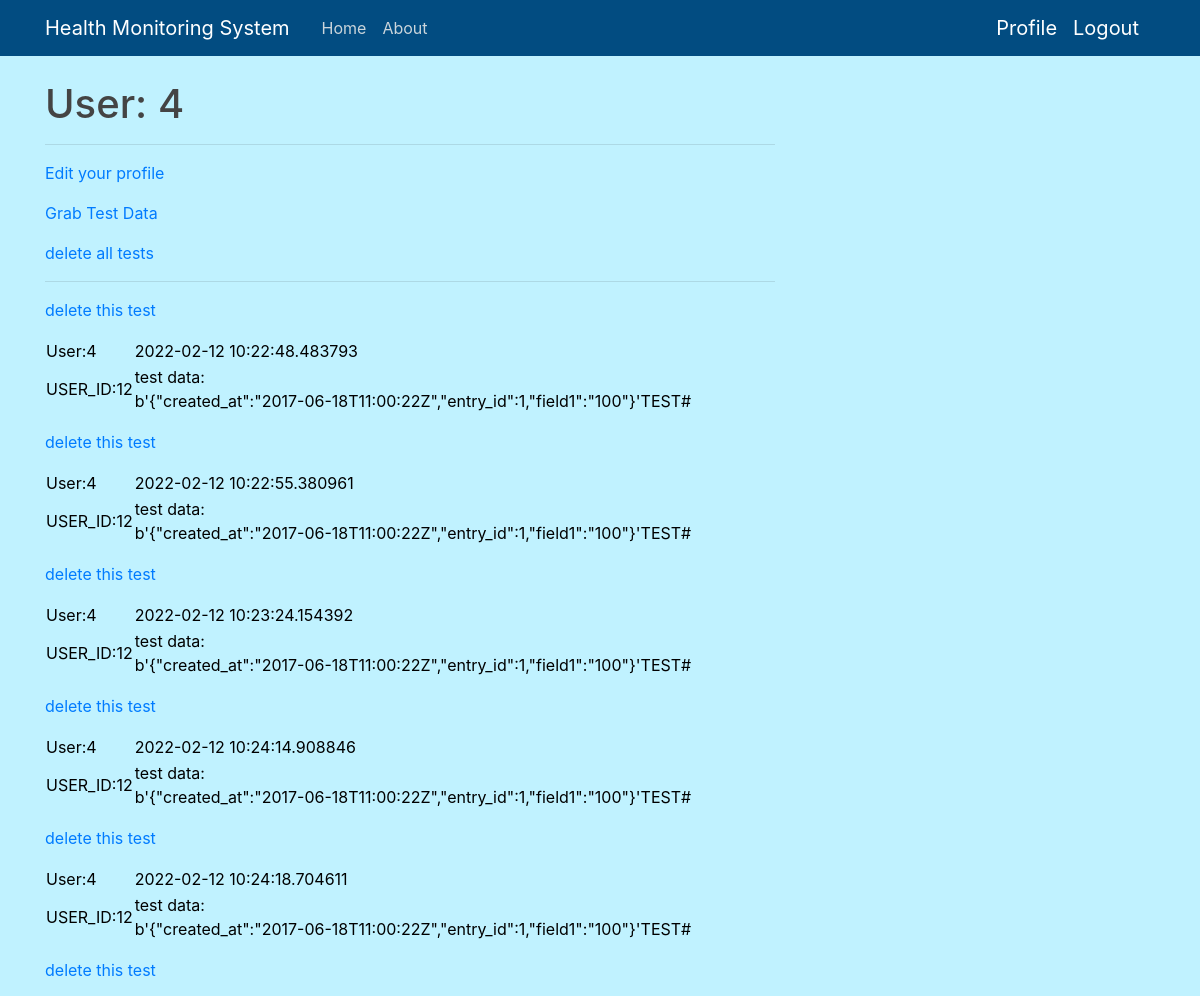
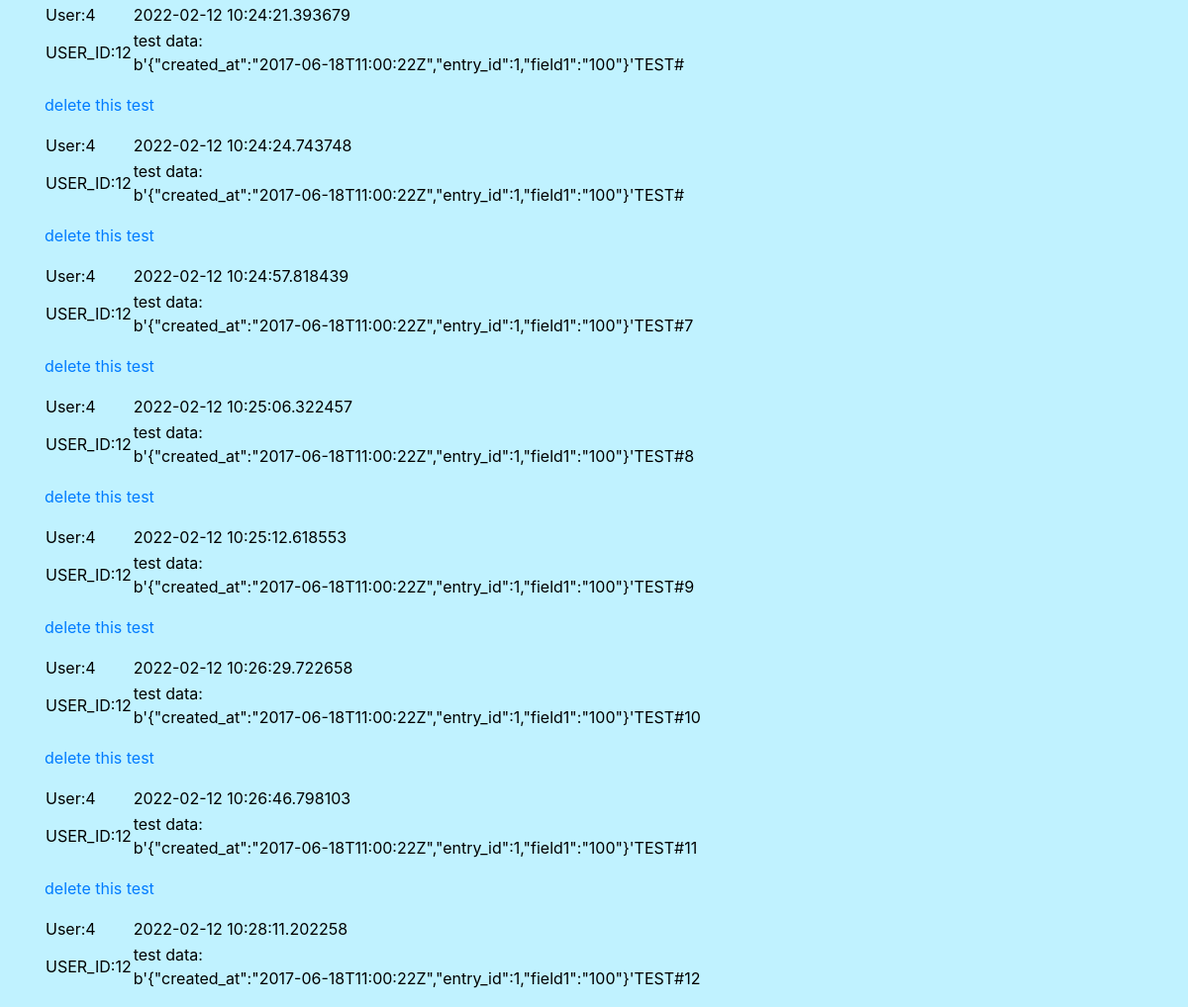
Page /user/4 (signed in) on the committed database (2 pictures, top to bottom).
### app.py (models this page shows, shortened)
class User(UserMixin, db.Model):
    id = db.Column(db.Integer, primary_key=True)
    username = db.Column(db.String(64), index=True, unique=True)
    email = db.Column(db.String(120), index=True, unique=True)
    DOB = db.Column(db.String(6), index=True, unique=True)
    password_hash = db.Column(db.String(128))
    packets = db.relationship("Packet", backref='author', lazy='dynamic')
    packet_count = db.Column(db.Integer, index=True, unique=False)

class Packet(db.Model):
    id = db.Column(db.Integer, primary_key=True)
    body = db.Column(db.String(500))
    timestamp = db.Column(db.DateTime, index=True, default=datetime.utcnow)
    user_id = db.Column(db.Integer, db.ForeignKey('user.id'))

### app.py (the view)
@app.route('/user/<username>')
@login_required
def user(username):
    user = User.query.filter_by(username=username).first_or_404()
    return render_template('user.html', user=user, packets=user.packets.all())

### app.py (called while the page is built)
@login.user_loader
def load_user(id):
    return User.query.get(int(id))

### templates/user.html (shortened to what this page needs)
{% extends "base.html" %}
{% block content %}
    <h1>User: {{ user.username }}</h1>
    <hr>
    {% if user == current_user %}
    <p><a href="{{ url_for('edit_profile') }}">Edit your profile</a></p>
    <p><a href="{{ url_for('newtest', username=current_user.username) }}">Grab Test Data</a></p>
    <p><a href="{{ url_for('delete_all_tests', username=current_user.username) }}">delete all tests</a></p>
    <hr>
    {% for packet in packets %}
    <p>
        {% include '_packet.html' %}
    </p>
    {% endfor %}
    {% endif %}
{% endblock %}

### templates/base.html (shortened to what this page needs)
<!doctype html>
<html lang="en">
  <head>
    <link rel="stylesheet" href="https://stackpath.bootstrapcdn.com/bootstrap/4.3.1/css/bootstrap.min.css">
    <link rel="stylesheet" type="text/css" href="{{ url_for('static', filename='main.css') }}">
  </head>
  <body>
    <header class="site-header">
      <nav class="navbar navbar-expand-md navbar-dark bg-steel fixed-top">
        <div class="container">
          <a class="navbar-brand mr-4" href="/">Health Monitoring System</a>
          <div class="collapse navbar-collapse" id="navbarToggle">
            <div class="navbar-nav mr-auto">
              <a class="nav-item nav-link" href="{{ url_for('index') }}">Home</a>
              <a class="nav-item nav-link" href="/about">About</a>
            </div>
            {% if current_user.is_anonymous %}
            <div class="navbar-nav">
              <a class="nav-item nav-link" href="{{ url_for('login') }}">Login</a>
              <a class="nav-item nav-link" href="{{ url_for('signup') }}">Sign Up</a>
            </div>
            {% else %}
            <a class="navbar-brand" href="{{ url_for('user', username=current_user.username) }}">Profile</a>
            <a class="navbar-brand" href="{{ url_for('logout') }}">Logout</a>
            {% endif %}
          </div>
        </div>
      </nav>
    </header>
    <main role="main" class="container">
      <div class="row">
        <div class="col-md-8">
          {% block content %}{% endblock %}
    </main>
  </body>
</html>

### templates/_packet.html
<table>
        <tr valign="top">
            <td>User:{{ packet.author.username}}</td>
            <td>{{packet.timestamp}}</td>
            <p><a href="{{ url_for('deletetest', username=current_user.username, packet_id=packet.id) }}">delete this test</a></p>
        </tr>
        <td>USER_ID:{{ packet.author.id}} </td>
        <td> test data:<br>{{ packet.body }} </td>
    </table>

### static/main.css (style rules this page uses)
body { background: #c0f2ff; color: #000000; margin-top: 5rem; }
h1, h2, h3, h4, h5, h6 { color: #444444; }
.bg-steel { background-color: #024c81; }
.site-header .navbar-nav .nav-link { color: #cbd5db; }

### rows in the picture
User: username "4"
Packet: author.username "4", timestamp "2022-02-12 10:22:48.483793", author.id "12", body "b'{\"created_at\":\"2017-06-18T11:00:22Z\",\"entry_id\":1,\"field1\":\"100\"}'TEST#"
Packet: author.username "4", timestamp "2022-02-12 10:22:55.380961", author.id "12", body "b'{\"created_at\":\"2017-06-18T11:00:22Z\",\"entry_id\":1,\"field1\":\"100\"}'TEST#"
Packet: author.username "4", timestamp "2022-02-12 10:23:24.154392", author.id "12", body "b'{\"created_at\":\"2017-06-18T11:00:22Z\",\"entry_id\":1,\"field1\":\"100\"}'TEST#"
Packet: author.username "4", timestamp "2022-02-12 10:24:14.908846", author.id "12", body "b'{\"created_at\":\"2017-06-18T11:00:22Z\",\"entry_id\":1,\"field1\":\"100\"}'TEST#"
Packet: author.username "4", timestamp "2022-02-12 10:24:18.704611", author.id "12", body "b'{\"created_at\":\"2017-06-18T11:00:22Z\",\"entry_id\":1,\"field1\":\"100\"}'TEST#"
Packet: author.username "4", timestamp "2022-02-12 10:24:21.393679", author.id "12", body "b'{\"created_at\":\"2017-06-18T11:00:22Z\",\"entry_id\":1,\"field1\":\"100\"}'TEST#"
Packet: author.username "4", timestamp "2022-02-12 10:24:24.743748", author.id "12", body "b'{\"created_at\":\"2017-06-18T11:00:22Z\",\"entry_id\":1,\"field1\":\"100\"}'TEST#"
Packet: author.username "4", timestamp "2022-02-12 10:24:57.818439", author.id "12", body "b'{\"created_at\":\"2017-06-18T11:00:22Z\",\"entry_id\":1,\"field1\":\"100\"}'TEST#7"
Packet: author.username "4", timestamp "2022-02-12 10:25:06.322457", author.id "12", body "b'{\"created_at\":\"2017-06-18T11:00:22Z\",\"entry_id\":1,\"field1\":\"100\"}'TEST#8"
Packet: author.username "4", timestamp "2022-02-12 10:25:12.618553", author.id "12", body "b'{\"created_at\":\"2017-06-18T11:00:22Z\",\"entry_id\":1,\"field1\":\"100\"}'TEST#9"
Packet: author.username "4", timestamp "2022-02-12 10:26:29.722658", author.id "12", body "b'{\"created_at\":\"2017-06-18T11:00:22Z\",\"entry_id\":1,\"field1\":\"100\"}'TEST#10"
Packet: author.username "4", timestamp "2022-02-12 10:26:46.798103", author.id "12", body "b'{\"created_at\":\"2017-06-18T11:00:22Z\",\"entry_id\":1,\"field1\":\"100\"}'TEST#11"
Packet: author.username "4", timestamp "2022-02-12 10:28:11.202258", author.id "12", body "b'{\"created_at\":\"2017-06-18T11:00:22Z\",\"entry_id\":1,\"field1\":\"100\"}'TEST#12"
